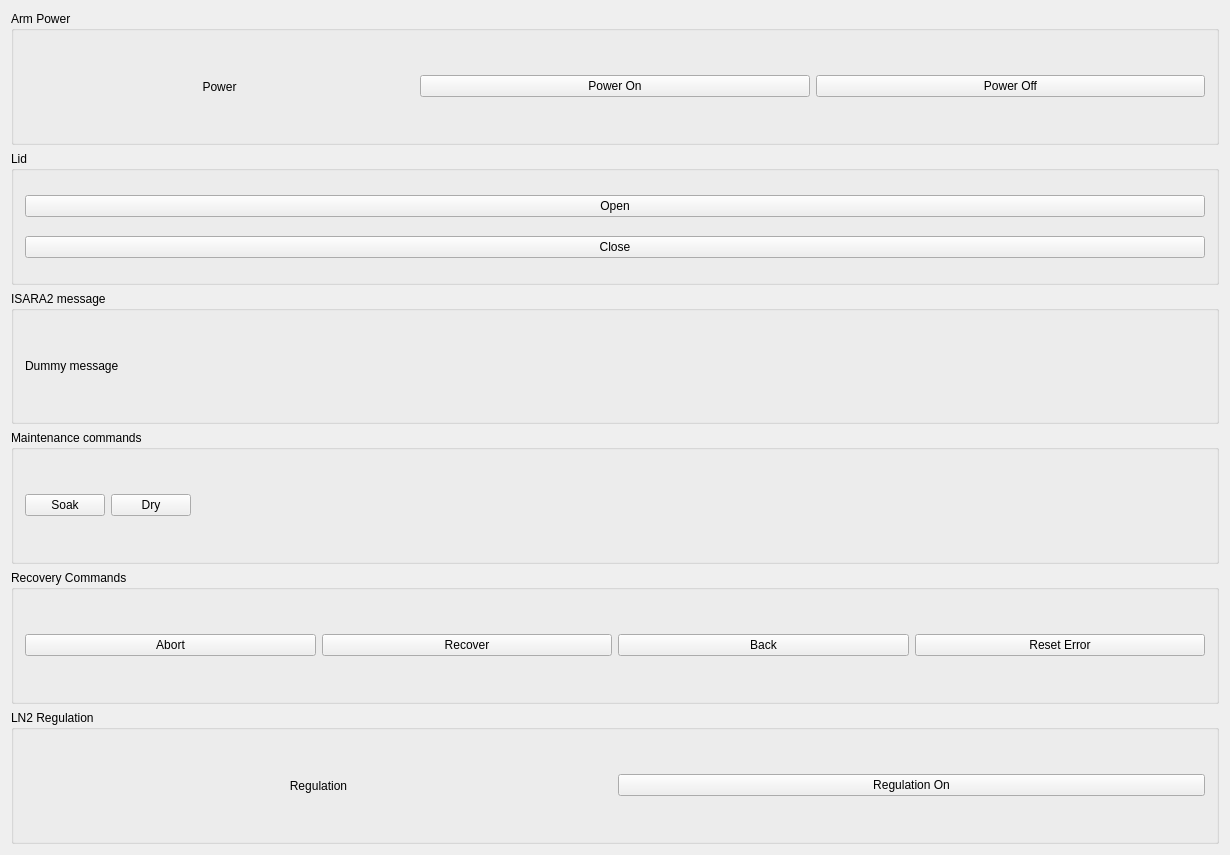
<?xml version="1.0" encoding="UTF-8"?>
<ui version="4.0">
 <class>Isara2MaintWidget</class>
 <widget class="QWidget" name="Isara2MaintWidget">
  <property name="geometry">
   <rect>
    <x>0</x>
    <y>0</y>
    <width>1230</width>
    <height>855</height>
   </rect>
  </property>
  <property name="sizePolicy">
   <sizepolicy hsizetype="Preferred" vsizetype="Expanding">
    <horstretch>0</horstretch>
    <verstretch>0</verstretch>
   </sizepolicy>
  </property>
  <property name="windowTitle">
   <string>Form1</string>
  </property>
  <layout class="QVBoxLayout">
   <item>
    <widget class="QGroupBox" name="groupBox5">
     <property name="sizePolicy">
      <sizepolicy hsizetype="Preferred" vsizetype="Preferred">
       <horstretch>0</horstretch>
       <verstretch>0</verstretch>
      </sizepolicy>
     </property>
     <property name="title">
      <string>Arm Power</string>
     </property>
     <layout class="QHBoxLayout">
      <item>
       <widget class="QLabel" name="lblPowerState">
        <property name="text">
         <string>Power</string>
        </property>
        <property name="alignment">
         <set>Qt::AlignCenter</set>
        </property>
        <property name="wordWrap">
         <bool>false</bool>
        </property>
       </widget>
      </item>
      <item>
       <widget class="QPushButton" name="btPowerOn">
        <property name="sizePolicy">
         <sizepolicy hsizetype="Minimum" vsizetype="Fixed">
          <horstretch>0</horstretch>
          <verstretch>0</verstretch>
         </sizepolicy>
        </property>
        <property name="text">
         <string>Power On</string>
        </property>
       </widget>
      </item>
      <item>
       <widget class="QPushButton" name="btPowerOff">
        <property name="sizePolicy">
         <sizepolicy hsizetype="Minimum" vsizetype="Fixed">
          <horstretch>0</horstretch>
          <verstretch>0</verstretch>
         </sizepolicy>
        </property>
        <property name="text">
         <string>Power Off</string>
        </property>
       </widget>
      </item>
     </layout>
    </widget>
   </item>
   <item>
    <layout class="QHBoxLayout">
     <item>
      <widget class="QGroupBox" name="groupBox2">
       <property name="title">
        <string>Lid</string>
       </property>
       <layout class="QVBoxLayout">
        <item>
         <widget class="QPushButton" name="btLid1Open">
          <property name="font">
           <font/>
          </property>
          <property name="text">
           <string>Open</string>
          </property>
         </widget>
        </item>
        <item>
         <widget class="QPushButton" name="btLid1Close">
          <property name="font">
           <font/>
          </property>
          <property name="text">
           <string>Close</string>
          </property>
         </widget>
        </item>
       </layout>
      </widget>
     </item>
    </layout>
   </item>
   <item>
    <widget class="QGroupBox" name="groupBox6">
     <property name="title">
      <string>ISARA2 message</string>
     </property>
     <layout class="QHBoxLayout">
      <item>
       <widget class="QLabel" name="lblMessage">
        <property name="text">
         <string>Dummy message</string>
        </property>
        <property name="wordWrap">
         <bool>false</bool>
        </property>
       </widget>
      </item>
     </layout>
    </widget>
   </item>
   <item>
    <widget class="QGroupBox" name="groupBox">
     <property name="title">
      <string>Maintenance commands</string>
     </property>
     <layout class="QHBoxLayout" name="horizontalLayout">
      <item>
       <widget class="QPushButton" name="btSoakTool">
        <property name="text">
         <string>Soak</string>
        </property>
       </widget>
      </item>
      <item>
       <widget class="QPushButton" name="btDryTool">
        <property name="text">
         <string>Dry</string>
        </property>
       </widget>
      </item>
      <item>
       <spacer name="horizontalSpacer">
        <property name="orientation">
         <enum>Qt::Horizontal</enum>
        </property>
        <property name="sizeHint" stdset="0">
         <size>
          <width>890</width>
          <height>20</height>
         </size>
        </property>
       </spacer>
      </item>
     </layout>
    </widget>
   </item>
   <item>
    <widget class="QGroupBox" name="groupBox13">
     <property name="title">
      <string>Recovery Commands</string>
     </property>
     <layout class="QHBoxLayout">
      <item>
       <widget class="QPushButton" name="btAbort">
        <property name="text">
         <string>Abort</string>
        </property>
       </widget>
      </item>
      <item>
       <widget class="QPushButton" name="btSafe">
        <property name="sizePolicy">
         <sizepolicy hsizetype="Minimum" vsizetype="Fixed">
          <horstretch>0</horstretch>
          <verstretch>0</verstretch>
         </sizepolicy>
        </property>
        <property name="font">
         <font/>
        </property>
        <property name="text">
         <string>Recover</string>
        </property>
       </widget>
      </item>
      <item>
       <widget class="QPushButton" name="btBack">
        <property name="sizePolicy">
         <sizepolicy hsizetype="Minimum" vsizetype="Fixed">
          <horstretch>0</horstretch>
          <verstretch>0</verstretch>
         </sizepolicy>
        </property>
        <property name="font">
         <font/>
        </property>
        <property name="text">
         <string>Back</string>
        </property>
       </widget>
      </item>
      <item>
       <widget class="QPushButton" name="btResetError">
        <property name="sizePolicy">
         <sizepolicy hsizetype="Minimum" vsizetype="Fixed">
          <horstretch>0</horstretch>
          <verstretch>0</verstretch>
         </sizepolicy>
        </property>
        <property name="font">
         <font/>
        </property>
        <property name="text">
         <string>Reset Error</string>
        </property>
       </widget>
      </item>
     </layout>
    </widget>
   </item>
   <item>
    <widget class="QGroupBox" name="groupBox5_2">
     <property name="sizePolicy">
      <sizepolicy hsizetype="Preferred" vsizetype="Preferred">
       <horstretch>0</horstretch>
       <verstretch>0</verstretch>
      </sizepolicy>
     </property>
     <property name="title">
      <string>LN2 Regulation</string>
     </property>
     <layout class="QHBoxLayout">
      <item>
       <widget class="QLabel" name="lblRegulationState">
        <property name="text">
         <string>Regulation</string>
        </property>
        <property name="alignment">
         <set>Qt::AlignCenter</set>
        </property>
        <property name="wordWrap">
         <bool>false</bool>
        </property>
       </widget>
      </item>
      <item>
       <widget class="QPushButton" name="btRegulationOn">
        <property name="sizePolicy">
         <sizepolicy hsizetype="Minimum" vsizetype="Fixed">
          <horstretch>0</horstretch>
          <verstretch>0</verstretch>
         </sizepolicy>
        </property>
        <property name="text">
         <string>Regulation On</string>
        </property>
       </widget>
      </item>
     </layout>
    </widget>
   </item>
  </layout>
 </widget>
 <layoutdefault spacing="6" margin="11"/>
 <pixmapfunction>qPixmapFromMimeSource</pixmapfunction>
 <tabstops>
  <tabstop>btPowerOn</tabstop>
  <tabstop>btPowerOff</tabstop>
  <tabstop>btLid1Open</tabstop>
  <tabstop>btLid1Close</tabstop>
  <tabstop>btBack</tabstop>
 </tabstops>
 <resources/>
 <connections/>
</ui>
